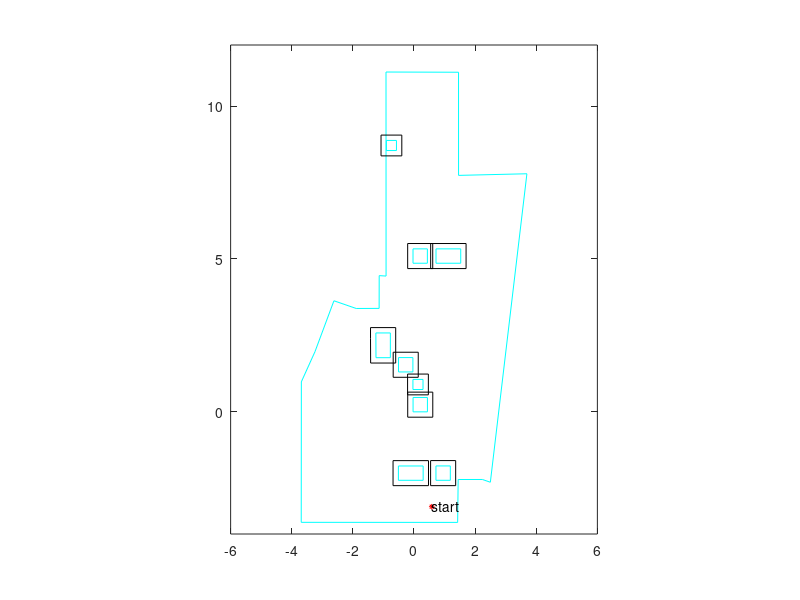

The MATLAB source for this figure: (Note: this script raises an error after producing the figure.)
function hw4_test()
    global coordinates
    global dimension
    global n_total_vertices
    global start_point
    global goal_point
    global E_obstacles
    global figHandle
    global wall
    global xG
    global yG
    global dimG
    
    global vertex_list_x
    global vertex_list_y
    
    E_obstacles = [];
    n_total_vertices = 0;
    fileID = fopen('hw4_world_and_obstacles_convex.txt','r');
    formatSpec = '%f';
    coor_list = fscanf(fileID,formatSpec);
    N = coor_list(1)-1;
    idx = 2;
    dimension = zeros(1, N)
    coordinates = zeros(20, 2*N);
    
    % plot
    figHandle = figure;
    
    % store wall vertices somewhere else
    wall = [] 
    m = coor_list(idx);
    idx = idx + 1;
    for i = 1:m
        wall = [wall; [coor_list(idx), coor_list(idx+1)]];
        idx = idx + 2;
    end
    
    for n = 1:N
        m = coor_list(idx);
        dimension(n) = m;
        for i = 1:m
            idx = idx + 1;
            coordinates(i, 1 + (n-1)*2) = coor_list(idx);
            
            idx = idx + 1;
            coordinates(i, 2 * n) = coor_list(idx);
            
            n_total_vertices = n_total_vertices + 1;
        end
        plot(coordinates(1:m, 1 + (n-1)*2), coordinates(1:m, 2 * n), 'c');
        hold on;
        plot([coordinates(1, 1 + (n-1)*2), coordinates(m, 1 + (n-1)*2)],...
            [coordinates(1, 2 * n), coordinates(m, 2 * n)], 'c');
        hold on;
        idx = idx + 1;
    end
    
    % wall
    x = wall(:, 1);
    y = wall(:, 2);
    plot(x,y,'c');
    hold on;
    plot([wall(end, 1), wall(1, 1)], [wall(end, 2), wall(1, 2)], 'c');
    hold on;
%     axis([-6 6 -4 12]);
    axis equal;

 
    figure(figHandle);

    % grow obstacles
    M = N;
    obs_dim = dimension(1:end);
    obs = coordinates(1:end,1:end);
    robot = [0,0;-0.35,0;-0.35,-0.35;0,-0.35];
    [Gobs,Gdim] = Obj_grow(obs,M,obs_dim,robot);
    for i = 1:M
        x = Gobs(1:Gdim(i),2*i-1);
        y = Gobs(1:Gdim(i),2*i);
        k{i} = convhull(x,y);
        coor_x{i} = x(k{i});
        coor_y{i} = y(k{i});
        [xG{i},yG{i},dimG(i)] = removeP(coor_x{i},coor_y{i});
        xG{i} = xG{i} - 0.35/2;
        yG{i} = yG{i} - 0.35/2;
        plot(xG{i},yG{i},'k')
        hold on;
        plot([xG{i}(end), xG{i}(1)], [yG{i}(end), yG{i}(1)], 'k');
        hold on;        
    end
    axis([-6 6 -4 12]);
    axis equal;
     

    % add in start and goal
    fileID = fopen('hw4_start_goal.txt','r');
    formatSpec = '%f';
    start_end = fscanf(fileID,formatSpec);
    start_point = [start_end(1), start_end(2)];
    goal_point = [start_end(3), start_end(4)];
    plot(start_point(1), start_point(2),'*', 'MarkerEdgeColor','r', 'MarkerSize', 4);
    txt = text(start_point(1), start_point(2),'start');
    txt.VerticalAlignment = 'top';
    hold on;
    plot(goal_point(1), goal_point(2), '*', 'MarkerEdgeColor','b', 'MarkerSize', 4);
    txt = text(goal_point(1), goal_point(2),'goal');
    txt.VerticalAlignment = 'top';
    axis equal;
%     axis([-6 6 -4 12]);
    camroll(90)
    
    % compute visibility graph
    [grown_vertex_n, V_graph] = build_vgraph();
    
    % shortest path
    path = dijkstra(V_graph, [grown_vertex_n + 1, grown_vertex_n + 2]);
    
    for p = 2:length(path)
        i = path(p-1);
        j = path(p);
        plot([vertex_list_x(i), vertex_list_x(j)],...
             [vertex_list_y(i), vertex_list_y(j)],'r');
    end
    
    
end

% N is the number of obstacle,obs_dim is array contains the dimension of
% each obstacle; obs and rob are vertices matrix
function [Gobs,Gdim] = Obj_grow(obs,N,obs_dim,rob)
% The vertice with coordinate (0,0) is the reference point
    rob_dim = length(rob);
    Gdim = obs_dim;
    Gobs = obs;
    rob = -rob;         % Flip
    for i = 1:N
        row = obs_dim(i)+1;
        for j = 1:obs_dim(i)
            for k = 2:rob_dim
                Gobs(row,2*i-1) = Gobs(j,2*i-1) + rob(k,1);
                Gobs(row,2*i) = Gobs(j,2*i) + rob(k,2);
                row = row+1;
                Gdim(i) = Gdim(i)+1;
            end
        end
    end
end

function [Rx,Ry,j] = removeP(x,y)
    dim = length(x);
    j = 1;
 %   Rx(1) = x(1); Ry(1) = y(1);
    vec_SS = [x(2)-x(1),y(2)-y(1)];
    vec_S = vec_SS;
    S = 1;
    for i = 2:dim
        vec = [x(i)-x(S),y(i)-y(S)];
        cosin = dot(vec,vec_S)/(norm(vec)*norm(vec_S));
        if(cosin == 1)
            continue;
        else
            Rx(j) = x(i-1);
            Ry(j) = y(i-1);
            j = j+1;
            S = i-1;
            vec_S = [x(i)-x(S),y(i)-y(S)];
        end
    end
    cosin = dot(vec_S,vec_SS)/(norm(vec_S)*norm(vec_SS));
    if cosin ~= 1
        Rx(j) = x(1);Ry(j) = y(1);
        j = j+1;
    end
    j = j-1;    
end

function [grown_vertex_n, V_graph] = build_vgraph()
    global dimension
    global vertex_list_x
    global vertex_list_y
    global n_total_vertices
    global E_map
    global start_point
    global goal_point
    global E_obstacles
    global figHandle
    global wall
    global xG
    global yG
    
    % pre-computations
     
    N = length(dimension);
    banned_list = [];
    vertex_list_x = [];
    vertex_list_y = [];
    
    E_map = zeros(n_total_vertices + 2 + size(wall, 1), n_total_vertices + 2 + size(wall, 1));
    
    idx = 0;
    for i = 1:N
        cx = xG{i};
        cy = yG{i};
        d = length(cx);

        vertex_list_x = [vertex_list_x, cx];
        vertex_list_y = [vertex_list_y, cy];
        for j = 1 : d - 1
            for k = j+1 : d
                E_map(idx + j, idx + k) = 1;
                E_map(idx + k, idx + j) = 1;
                E_obstacles = [E_obstacles; [idx + j, idx + k]];
            end
        end
        
        % check if grown vertex is inside the polygon of other obstacles
        for v = 1:d
            x = cx(v);
            y = cy(v);
            for ii = 1:N
                if ii == i
                    continue;
                end
                if inpolygon(x,y,xG{ii},yG{ii}) % vertex (idx+v) is not accessable
                    banned_list = [banned_list idx + v];
                    plot (x, y, 'r*');
                    hold on;
                end
            end
            
            % check if grown vertex is still inside walls (check diameter)
            if ~inpolygon(x - 0.35/2, y - 0.35/2, wall(:, 1)', wall(:, 2)') ||...
               ~inpolygon(x + 0.35/2, y + 0.35/2, wall(:, 1)', wall(:, 2)')
                banned_list = [banned_list idx + v];
                plot (x, y, 'r*');
                hold on;
            end
        end
        
        idx = idx + d;
        
    end
    
    % number of vertices that belong to obstacles
    grown_vertex_n = idx;
    
    % put start and goal points right behind obstacle points
    vertex_list_x = [vertex_list_x, start_point(1), goal_point(1)];
    vertex_list_y = [vertex_list_y, start_point(2), goal_point(2)];
    idx = idx + 2;
    
    % last, put in wall vertices
    d = size(wall, 1);
    idx = idx + 1;
    for i = 1:d
        vertex_list_x = [vertex_list_x, wall(i, 1)];
        vertex_list_y = [vertex_list_y, wall(i, 2)];
        if i > 1
            E_map(idx, idx - 1) = 1;
            E_map(idx - 1, idx) = 1;
            E_obstacles = [E_obstacles; [idx, idx - 1]];
        end
        idx = idx + 1;       
    end
    E_map(idx - 1, idx - d) = 1;
    E_map(idx - d, idx - 1) = 1;
    E_obstacles = [E_obstacles; [idx - 1, idx - d]];
    
    
    % initialize v graph
    V_graph = zeros(grown_vertex_n + 2, grown_vertex_n + 2);
    
    % if edge(i, j) doesn't intersect with obstacles, add edge(i, j) to
    % v_graph
    figure(figHandle);
    for i = 1 : grown_vertex_n + 2
       if any(i==banned_list)
           continue;
       end
       for j = i + 1 : grown_vertex_n + 2
           if any(j==banned_list)
            continue;
           end
           add = true;
           for k = 1:size(E_obstacles, 1)
               point1 = [vertex_list_x(E_obstacles(k, 1)), vertex_list_y(E_obstacles(k, 1))];
               point2 = [vertex_list_x(E_obstacles(k, 2)), vertex_list_y(E_obstacles(k, 2))];
               % has intersection
               if isIntersect([point1; point2], ...
                       [vertex_list_x(i), vertex_list_y(i);...
                        vertex_list_x(j), vertex_list_y(j)]) == true
                  add = false;
                  break;
               end              
           end
           if add
               V_graph(i, j) = norm([vertex_list_x(i)-vertex_list_x(j), ...
                                    vertex_list_y(i)-vertex_list_y(j)]);
               V_graph(j, i) = V_graph(i, j);
               plot([vertex_list_x(i), vertex_list_x(j)],...
                   [vertex_list_y(i), vertex_list_y(j)],...
                   'b');
               hold on;
           end
           
       end
    end
    
end
